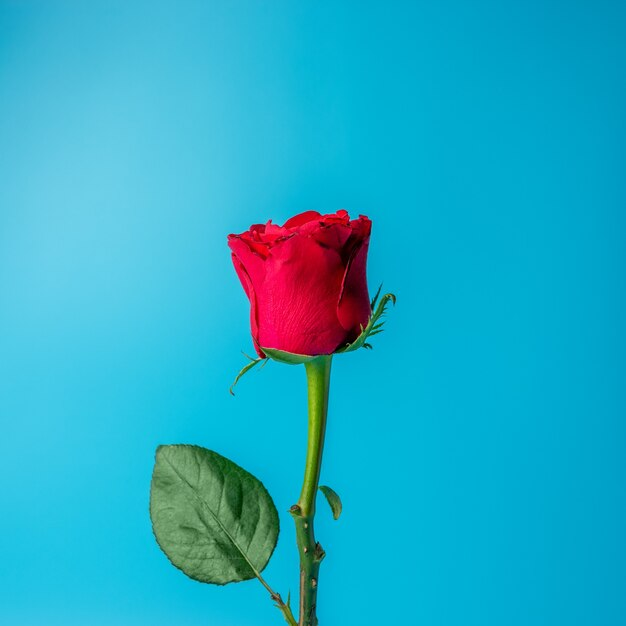
#> input picture IMAGE PROCESSING/rose.jpg, 626 x 626 px
$ python segment_using_thresolding.py
#> lines starting #> are read from the running program, lines starting #| are printed output that depends on the picture; after the words box and inside, x2 and y2 are one past the last pixel; in counts of white or black regions, pixels touching at a corner belong together
import cv2
import numpy as np

# Read the grayscale image
img = cv2.imread("rose.jpg", 0)
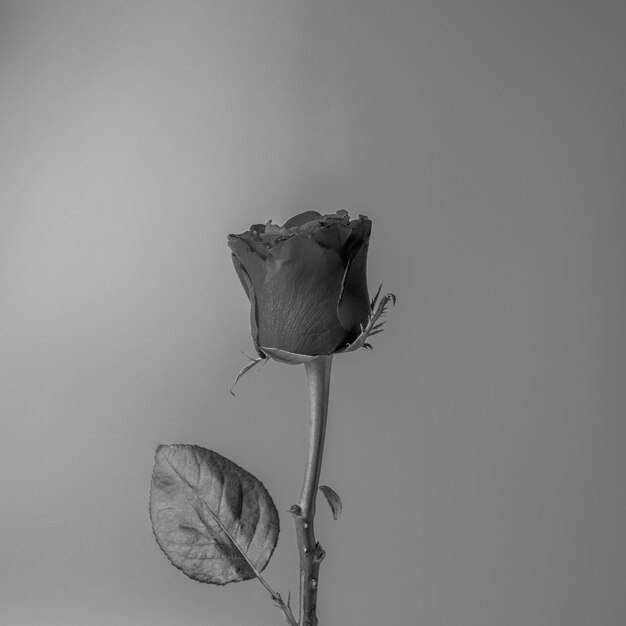
#> img: shape (626, 626); min 0, max 201, mean 134.2

# Calculate the maximum and minimum pixel values in the image
max_value = img.max()
#> max_value = 201
min_value = img.min()
#> min_value = 0
#| Max Pixel: 201
#| Min Pixel: 0
#> the answer given: 100

# Define a function for threshold segmentation
def threshold_segmentation(img, thres):
#> called with thres = 100
    x, y = img.shape
#> x = 626; y = 626
    out_img = np.zeros_like(img)

    for i in range(x):
        for j in range(y):
            if img[i][j] <= thres:
                out_img[i][j] = 255
            else:
                out_img[i][j] = 0
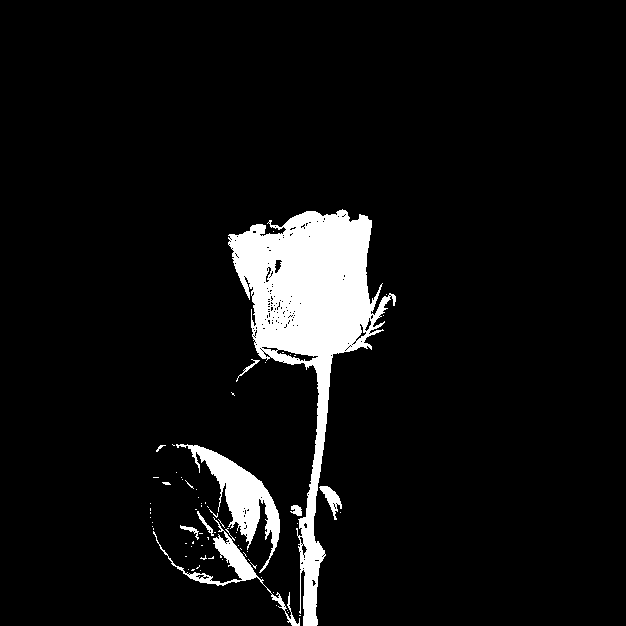
#> out_img: shape (626, 626); 6.7% white; 71 white regions (61 under 20 px), largest, box (x1, y1, x2, y2) and area: (228, 209, 396, 626) 20381, (176, 444, 280, 573) 3510, (153, 517, 300, 626) 1470

    cv2.imshow("Output Image", out_img)

# Display max and min pixel values
print("Max Pixel:", max_value)
print("Min Pixel:", min_value)

# Get threshold value from user input
thres = int(input("Enter threshold value: "))

# Perform threshold segmentation and display the result
threshold_segmentation(img, thres)

# Wait for a key press and close the windows
cv2.waitKey(0)
cv2.destroyAllWindows()
